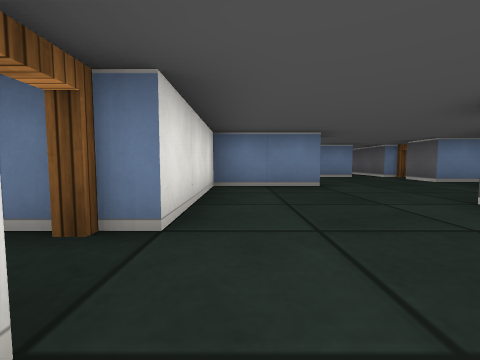
[1] (above)

24 first-person views from a walk through a cub3D ray-caster map. The camera is about half as high as the walls, tilts 4° down and sees 90° across. The floor is counted in squares. Each view is taken from the middle of a square. On the plan, view 1 faces up. The plan holds only what a view shows up to about 9 squares ahead; the rest is blank.

[2]
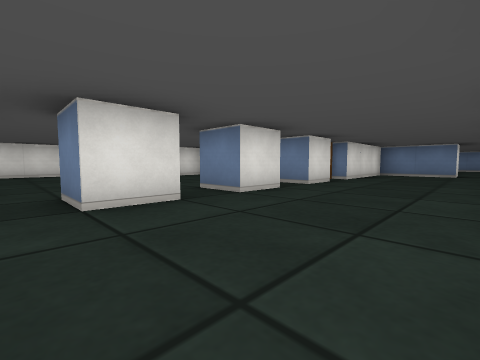

[3]
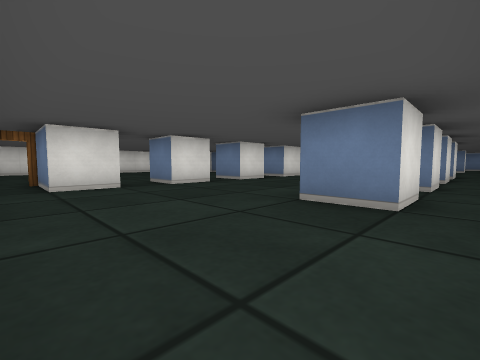

[4]
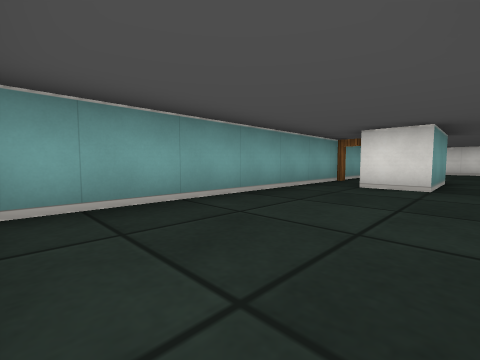

[5]
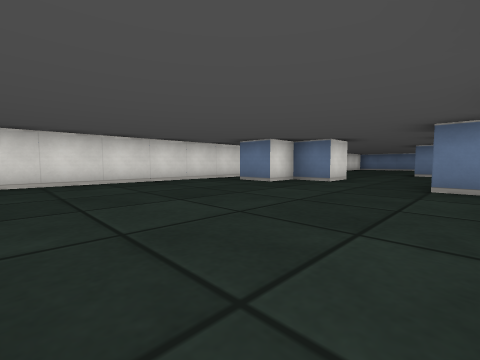

[6]
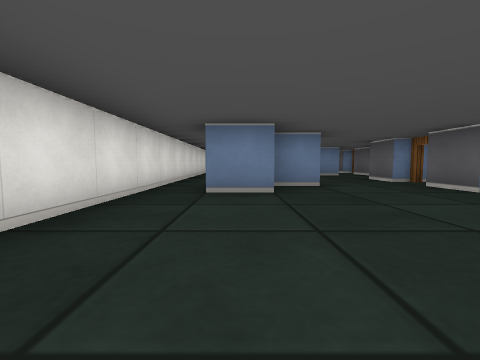

[7]
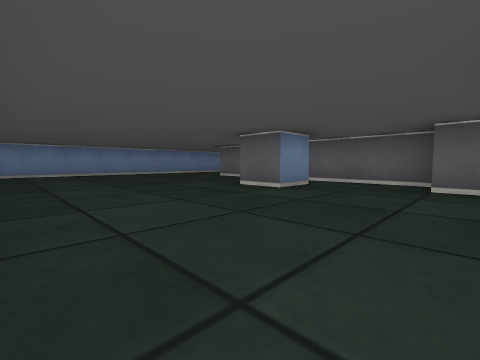

[8]
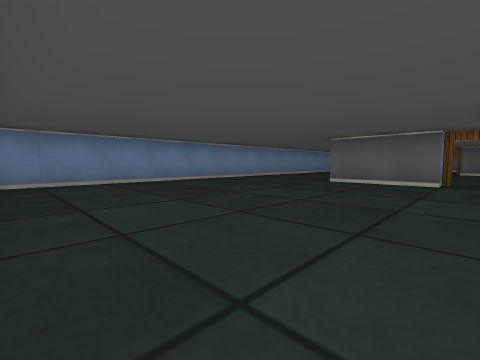

[9]
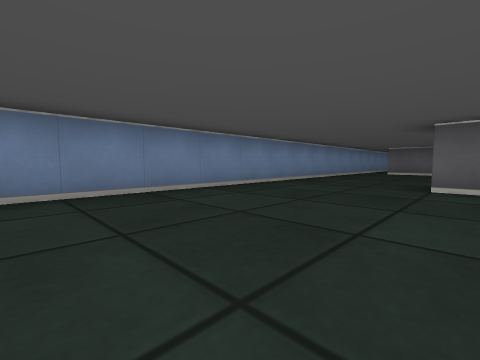

[10]
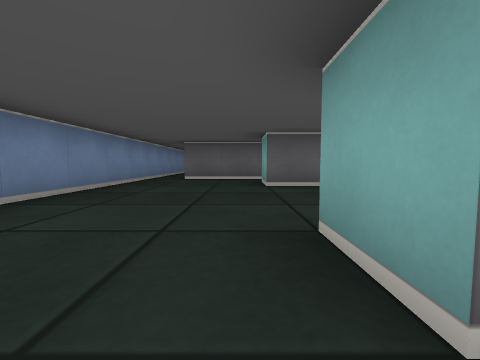

[11]
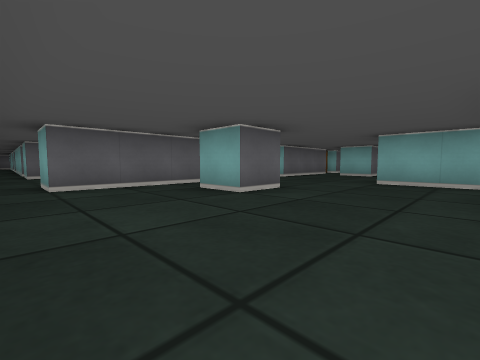

[12]
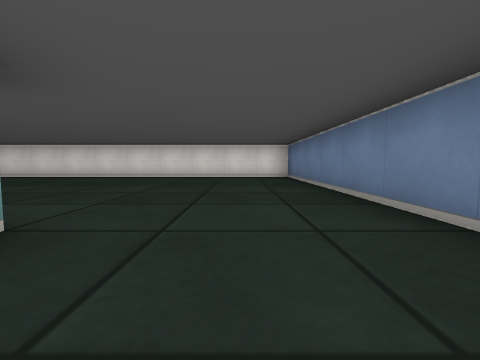

[13]
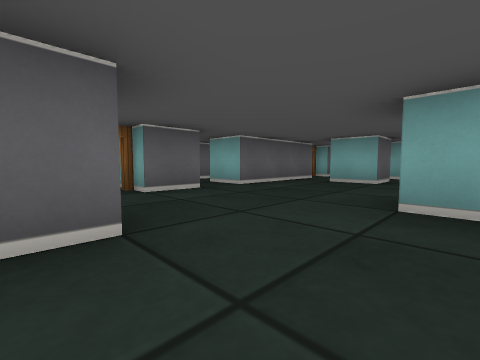

[14]
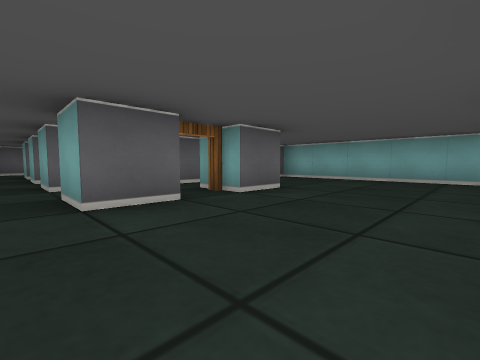

[15]
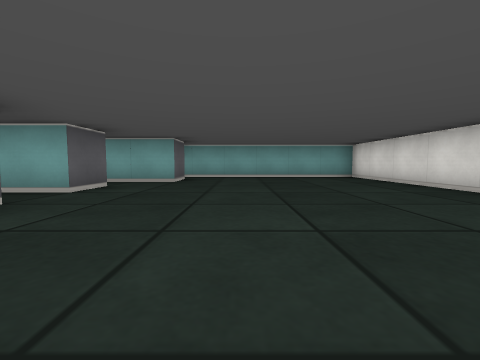

[16]
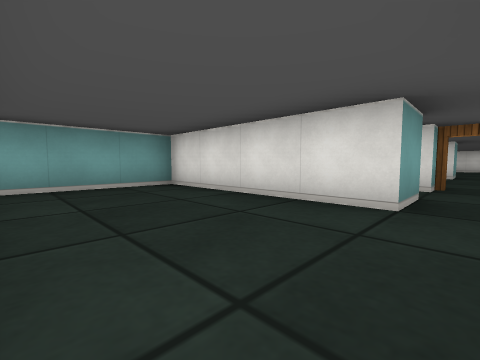

[17]
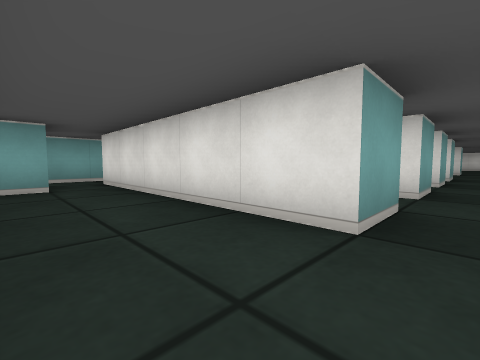

[18]
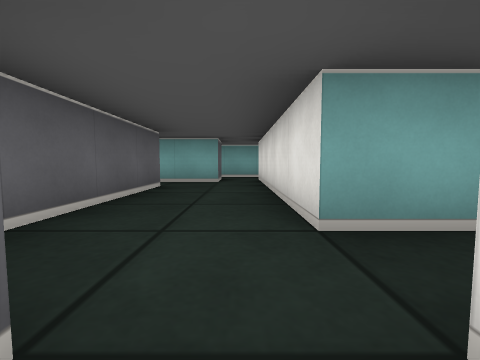

[19]
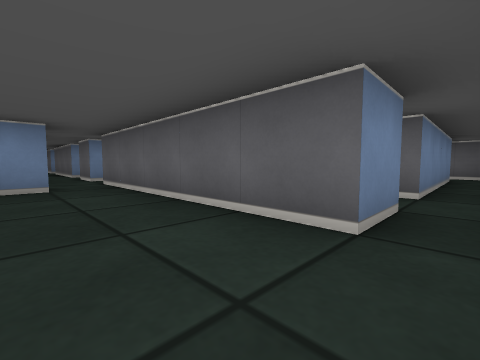

[20]
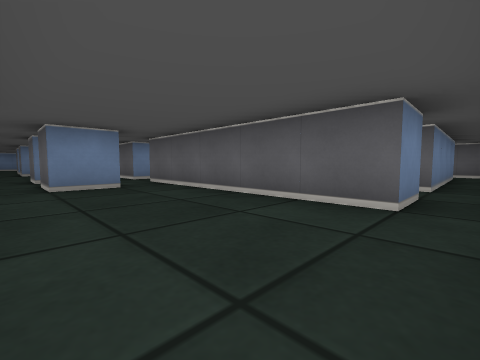

[21]
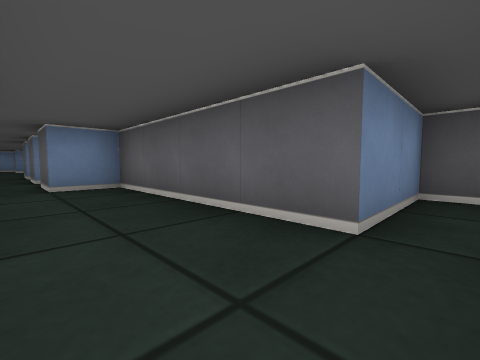

[22]
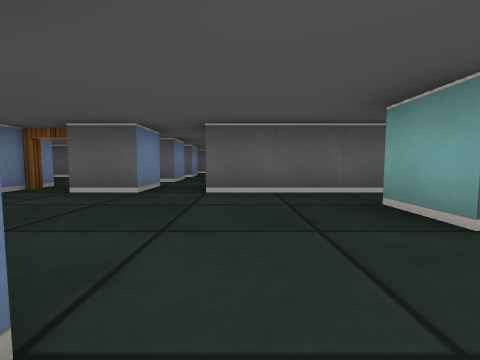

[23]
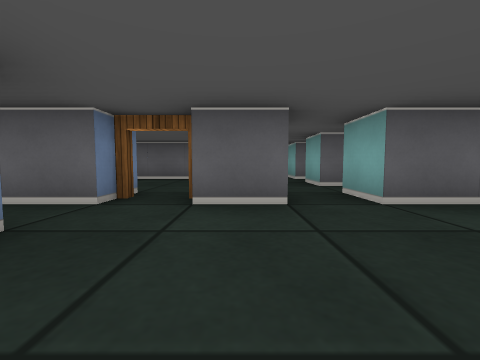

[24]
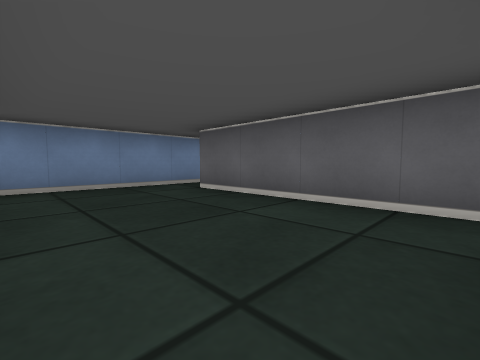

### Floor plan
Key: @ floor where view 1 was taken; # wall or solid block; . floor; D open door.
Columns run from 8 left of view 1 to 16 right of it. Each row starts with its distance up from view 1.
 12 ##################
 11 #....................
 10 #............#...# ##
  9 #............#...#
  8 #......#...#.#...#
  7 #......#.....D...#.
  6 #......D.....#.#.#.
  5 #....#.###.........
  4 #......#.....#.#.#.#
  3 #......#.....#. .#.
  2 #.....##...#.#. .#.#
  1 #..#..DD...D.D. ...
  0 #.##..##@..#.#.#.#.##
 -1 #...................#
 -2 #......#...#.#.#.#..#
 -3 #..........D.....#..#
 -4 #......#...#.#...#..###
 -5 #............#...#....#
 -6 #.....##.....#...#.#### #
 -7 #.....D......#..........#
 -8 ####################

Positions as (right, up) in squares from view 1, and headings:
1: (0, 0), facing up
2: (2, -5), facing up-left
3: (4, -7), facing up-left
4: (4, -5), facing down-left
5: (-2, -5), facing up-left
6: (-6, -4), facing up
7: (-7, 2), facing up-right
8: (-7, 6), facing up-right
9: (-6, 8), facing up-right
10: (-2, 9), facing right
11: (0, 11), facing down-right
12: (0, 10), facing left
13: (1, 8), facing down-right
14: (0, -1), facing down-right
15: (-4, 0), facing down
16: (8, -3), facing down-left
17: (11, -1), facing down-left
18: (10, 0), facing down
19: (7, -7), facing up-right
20: (6, -7), facing up-right
21: (10, -5), facing up-right
22: (1, 4), facing right
23: (2, 6), facing right
24: (6, 7), facing up-right
